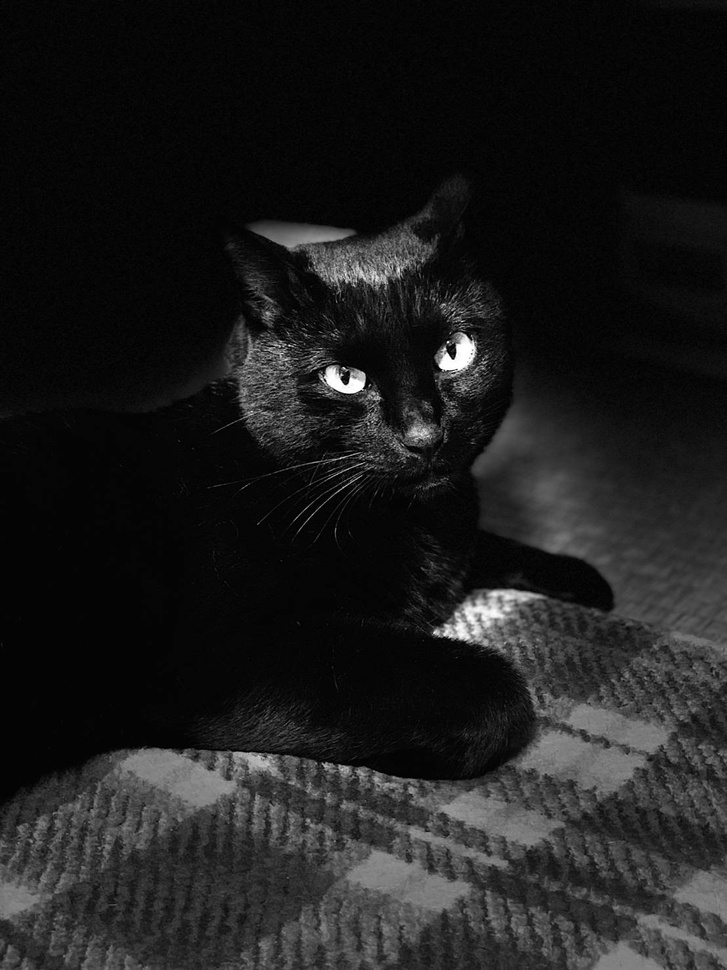
#> input picture anything/anything/me.jpg, 727 x 970 px, shrunk from 1108 x 1478 before the run
$ python inverte_img.py
#> lines starting #> are read from the running program, lines starting #| are printed output that depends on the picture
from PIL import Image

def invert_colors(img_path, output_path):
    # 画像を開く
#> called with img_path = 'me.jpg', output_path = 'inverted_me.jpg'
    img = Image.open(img_path)
#> img is the input picture: PIL image 727x970 RGB; min 0, max 255, mean 29.2

    # ピクセルごとに色を反転する
    inverted_img = img.point(lambda p: 255 - p)
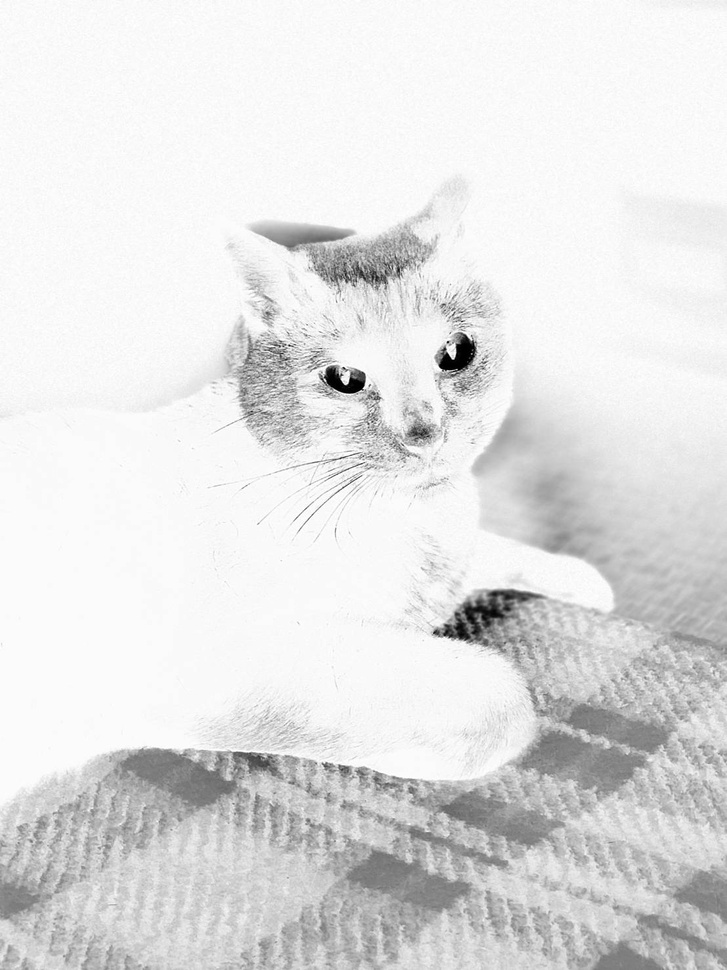
#> inverted_img: PIL image 727x970 RGB; min 0, max 255, mean 225.8

    # 反転した画像を保存
    inverted_img.save(output_path)

img_path = "me.jpg"
output_path = "inverted_me.jpg"
invert_colors(img_path, output_path)
